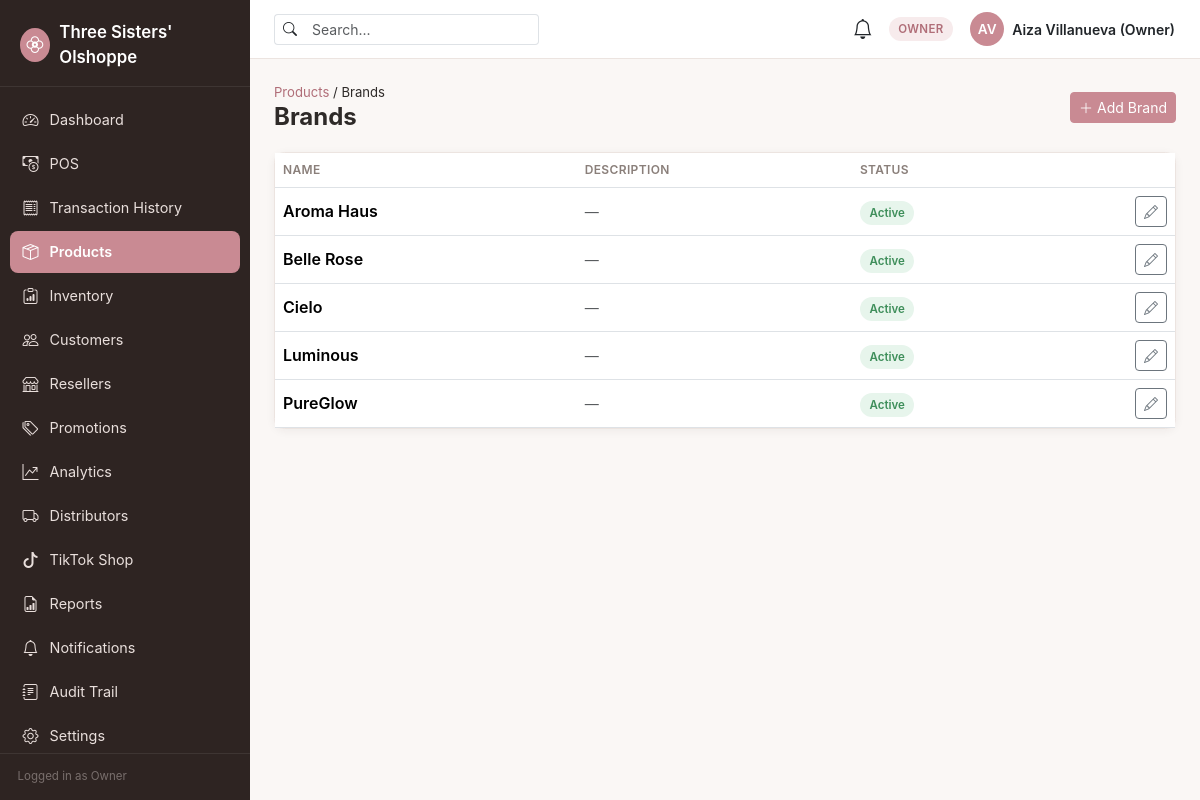
Screenshot of /products/brands.php (signed in) with the database file from the repository.
### tables this page shows
CREATE TABLE brands (
    id              INT UNSIGNED AUTO_INCREMENT PRIMARY KEY,
    name            VARCHAR(100) NOT NULL UNIQUE,
    description     VARCHAR(255) NULL,
    status          ENUM('active','inactive') NOT NULL DEFAULT 'active',
    created_at      TIMESTAMP NOT NULL DEFAULT CURRENT_TIMESTAMP,
    updated_at      TIMESTAMP NOT NULL DEFAULT CURRENT_TIMESTAMP ON UPDATE CURRENT_TIMESTAMP
);

### config/database.php (called while the page is built, shortened)
<?php
function db(): PDO
{
    static $pdo = null;
    $host = getenv('DB_HOST') ?: '127.0.0.1';
    $port = getenv('DB_PORT') ?: '3306';
    $name = getenv('DB_NAME') ?: 'three_sisters';
    $user = getenv('DB_USER') ?: 'root';
    $pass = getenv('DB_PASS') ?: '';
    $charset = 'utf8mb4';
    $dsn = "mysql:host={$host};port={$port};dbname={$name};charset={$charset}";
    $options = [
        PDO::ATTR_ERRMODE            => PDO::ERRMODE_EXCEPTION,
        PDO::ATTR_DEFAULT_FETCH_MODE => PDO::FETCH_ASSOC,
        PDO::ATTR_EMULATE_PREPARES   => false,
    ];
    try {
        $pdo = new PDO($dsn, $user, $pass, $options);
    } catch (PDOException $e) {
        error_log('[DB CONNECTION ERROR] ' . $e->getMessage());
        http_response_code(500);
        die('A system error occurred. Please try again later or contact the administrator.');
    }
    return $pdo;
}

### core/BrandService.php (called while the page is built, shortened)
<?php
final class BrandService
{
    public static function all(bool $activeOnly = false): array
    {
        $sql = 'SELECT * FROM brands';
        $sql .= ' ORDER BY name ASC';
        return db()->query($sql)->fetchAll();
    }
}

### products/brands.php (the view, shortened to what this page needs)
<?php
$brands = BrandService::all();
require __DIR__ . '/../components/header.php';
?>
<div class="page-header d-flex justify-content-between align-items-center flex-wrap gap-2">
    <div>
        <nav class="breadcrumb"><a href="<?= BASE_URL ?>/products/index.php" class="text-decoration-none">Products</a>&nbsp;/&nbsp;Brands</nav>
        <h1 class="page-title h4 mb-0">Brands</h1>
    </div>
    <button class="btn btn-primary btn-sm" data-bs-toggle="modal" data-bs-target="#brandModal" onclick="openBrandModal()"><i class="bi bi-plus-lg me-1"></i>Add Brand</button>
</div>
<div class="ts-card">
    <?php if (!$brands): ?>
        <div class="empty-state"><i class="bi bi-award"></i><p class="mb-0">No brands yet. Add your first one.</p></div>
    <?php else: ?>
        <div class="table-responsive">
            <table class="table align-middle mb-0">
                <thead><tr><th>Name</th><th>Description</th><th>Status</th><th></th></tr></thead>
                <tbody>
                <?php foreach ($brands as $b): ?>
                    <tr>
                        <td class="fw-semibold"><?= htmlspecialchars($b['name']) ?></td>
                        <td class="text-muted small"><?= htmlspecialchars($b['description'] ?? '—') ?></td>
                        <td><span class="badge-status <?= $b['status'] === 'active' ? 'badge-success' : 'badge-neutral' ?>"><?= ucfirst($b['status']) ?></span></td>
                        <td class="text-end">
                            <button class="btn btn-sm btn-outline-secondary"
                                    onclick='openBrandModal(<?= json_encode($b, JSON_HEX_APOS | JSON_HEX_QUOT) ?>)'
                                    data-bs-toggle="modal" data-bs-target="#brandModal">
                                <i class="bi bi-pencil"></i>
                            </button>
                        </td>
                    </tr>
                <?php endforeach; ?>
                </tbody>
            </table>
        </div>
    <?php endif; ?>
</div>
<?php require __DIR__ . '/../components/footer.php'; ?>

### assets/css/style.css (style rules this page uses)
:root { --ts-font-heading: 'Poppins', -apple-system, 'Segoe UI', Roboto, 'Helvetica Neue', Arial, sans-serif; --ts-font-body: 'Inter', -apple-system, 'Segoe UI', Roboto, 'Helvetica Neue', Arial, sans-serif; --ts-bg: #FAF7F5; --ts-surface: #FFFFFF; --ts-text: #2E2A28; --ts-text-muted: #8A7F7A; --ts-border: #ECE4E0; --ts-accent: #C98A93; --ts-accent-dark: #B06E78; --ts-accent-tint: #F7EBEC; --ts-sidebar-bg: #2E2422; --ts-sidebar-text: #E9DFDC; --ts-sidebar-active: #C98A93; --ts-success: #3E8E5A; --ts-success-bg: #E7F5EC; --ts-warning: #B98A2E; --ts-warning-bg: #FBF1DF; --ts-danger: #C0473F; --ts-danger-bg: #FBEAE8; --ts-info: #3E7CB1; --ts-info-bg: #E8F1FA; --ts-radius: 0.65rem; --ts-shadow: 0 2px 10px rgba(46, 34, 28, 0.06); --ts-shadow-lg: 0 8px 28px rgba(46, 34, 28, 0.10); --bs-body-font-family: var(--ts-font-body); }
body { background-color: var(--ts-bg); color: var(--ts-text); font-family: var(--ts-font-body); }
h1, h2, h3, h4, h5, h6, .brand-font { font-family: var(--ts-font-heading); color: var(--ts-text); }
a { color: var(--ts-accent-dark); }
.btn-primary { background-color: var(--ts-accent); border-color: var(--ts-accent); color: #fff; }
.page-header { margin-bottom: 1.25rem; }
.page-header .page-title { font-weight: 700; margin-bottom: 0.15rem; }
.page-header .breadcrumb { font-size: 0.82rem; margin-bottom: 0; }
.card, .ts-card { background: var(--ts-surface); border: 1px solid var(--ts-border); border-radius: var(--ts-radius); box-shadow: var(--ts-shadow); }
.badge-status { font-weight: 600; font-size: 0.72rem; padding: 0.32rem 0.6rem; border-radius: 999px; }
.badge-success { background: var(--ts-success-bg); color: var(--ts-success); }
.table thead th { font-size: 0.75rem; text-transform: uppercase; letter-spacing: 0.03em; color: var(--ts-text-muted); border-bottom-width: 1px; font-weight: 600; }
.table td { vertical-align: middle; }

### rows the page displays
brands: name "Aroma Haus", description "—", status "Active"
brands: name "Belle Rose", description "—", status "Active"
brands: name "Cielo", description "—", status "Active"
brands: name "Luminous", description "—", status "Active"
brands: name "PureGlow", description "—", status "Active"

### other values shown
APP_NAME "Three Sisters' Olshoppe"
$item['label'] "Dashboard"
$item['label'] "POS"
$item['label'] "Transaction History"
$item['label'] "Products"
$item['label'] "Inventory"
$item['label'] "Customers"
$item['label'] "Resellers"
$item['label'] "Promotions"
$item['label'] "Analytics"
$item['label'] "Distributors"
$item['label'] "TikTok Shop"
$item['label'] "Reports"
$item['label'] "Notifications"
$item['label'] "Audit Trail"
